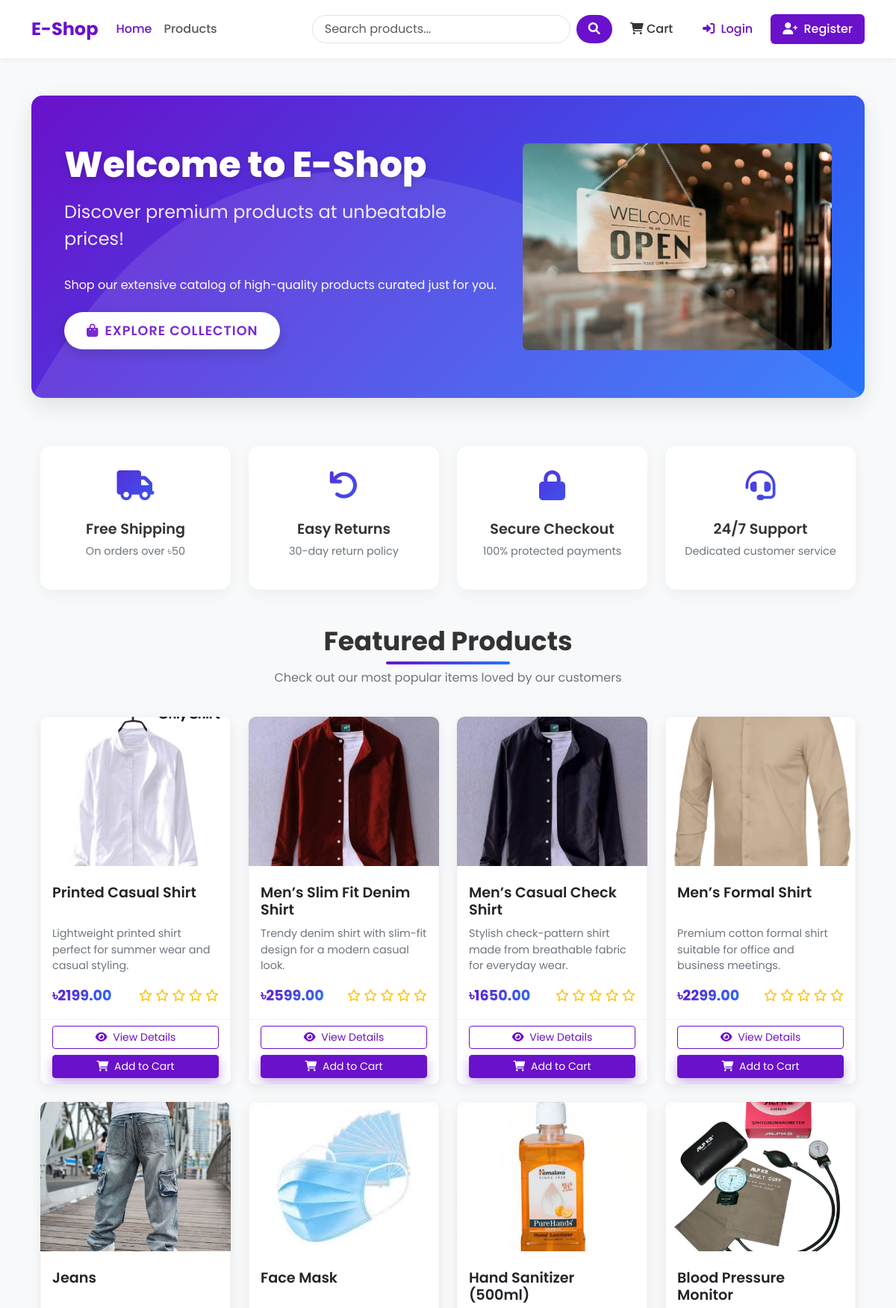
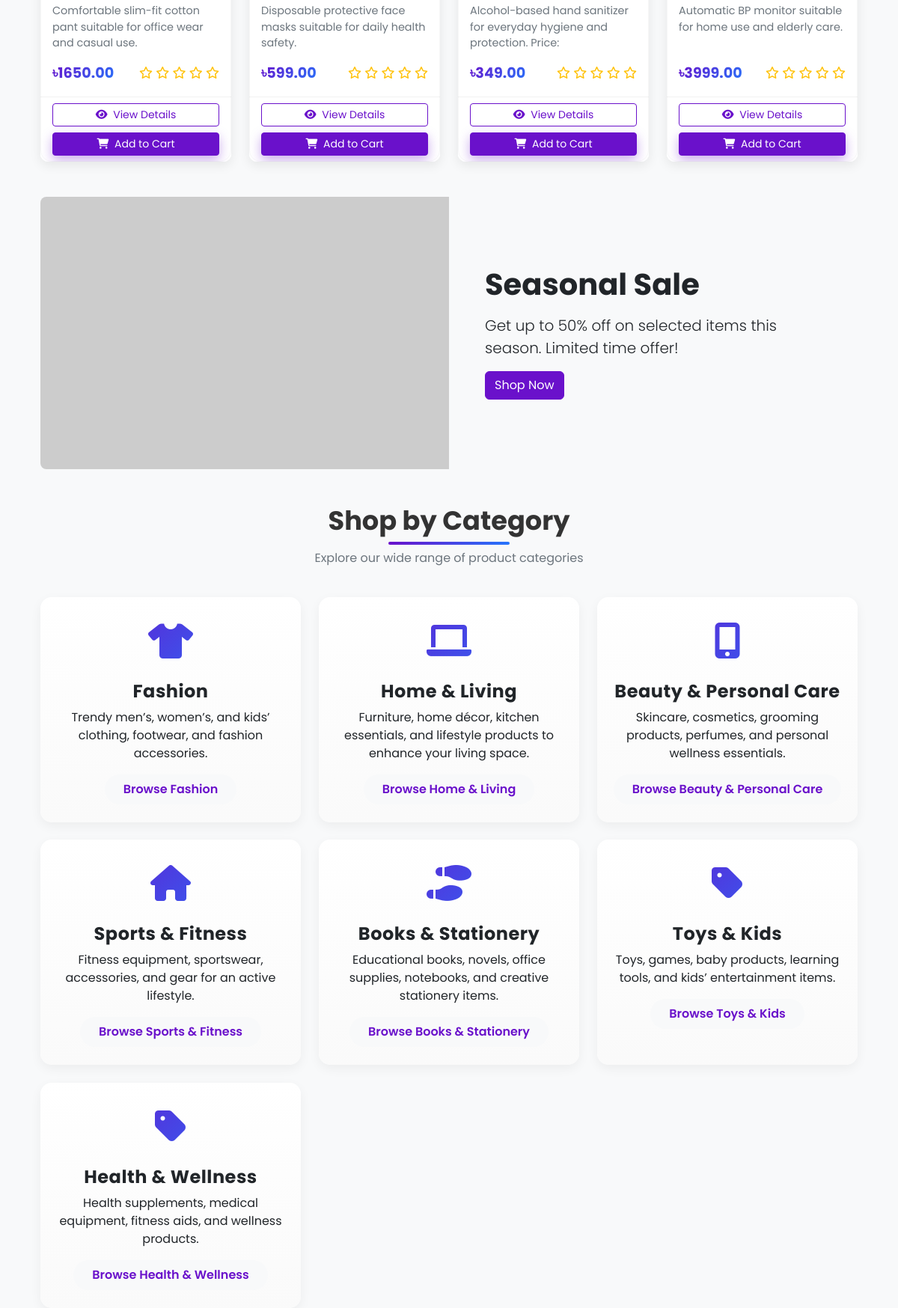
The page / (upper part) on the database its author committed (2 pictures, top to bottom).
### shop/models.py (models this page shows, shortened)
class Product(models.Model):
    name = models.CharField(max_length=100)
    slug = models.SlugField(max_length=200, unique=True)
    category = models.ForeignKey(Category, on_delete=models.CASCADE, related_name='products')
    description = models.TextField()
    price = models.DecimalField(max_digits=10, decimal_places=2)
    stock = models.PositiveBigIntegerField(default=1)
    available = models.BooleanField(default=True)
    created_at = models.DateTimeField(auto_now_add=True)
    updated_at = models.DateTimeField(auto_now=True)
    image = models.ImageField(upload_to='products/%Y/%m/%d') # products/25/10/2025

class Category(models.Model):
    name = models.CharField(max_length=100)
    slug = models.SlugField(max_length=100, unique=True)
    description = models.TextField()
    class Meta:
        verbose_name_plural = 'Categories'

### shop/views.py (the view)
# urls.py: path('', views.home, name="home"),
def home(request):
    featured_products = Product.objects.filter(available=True).order_by('-created_at')[:8] # descending order
    categories = Category.objects.all()
    return render(request, 'shop/home.html', {'featured_products' : featured_products, 'categories' : categories})

### shop/context_processors.py (called while the page is built)
def cart_items_count(request):
    if request.user.is_authenticated:
        try:
            cart = Cart.objects.get(user=request.user)
            return {'cart_items_count' : cart.get_total_items()}
        except Cart.DoesNotExist:
            return {'cart_items_count' : 0}
    return {'cart_items_count' : 0}

### templates/shop/home.html (shortened to what this page needs)
{% extends 'base.html' %}
{% load static %}
{% block content %}
<div class="hero-section mt-5">
    <div class="container">
        <div class="row align-items-center">
            <div class="col-lg-7">
                <h1 class="hero-title">Welcome to E-Shop</h1>
                <p class="hero-subtitle">Discover premium products at unbeatable prices!</p>
                <p class="mb-4">Shop our extensive catalog of high-quality products curated just for you.</p>
                <a class="btn hero-btn" href="{% url 'product_list' %}">
                    <i class="fas fa-shopping-bag me-2"></i>Explore Collection
                </a>
            </div>
            <div class="col-lg-5 d-none d-lg-block">
                <div class="text-center">
                    <img src="{% static 'welcome.jpg' %}" alt="Welcome to E-Shop" class="img-fluid rounded-3">
                </div>
            </div>
        </div>
    </div>
</div>
<div id="featuredCarousel" class="carousel slide mb-5" data-bs-ride="carousel">
<div class="container mb-5">
    <div class="row g-4">
        <div class="col-md-3">
            <div class="feature-item">
                <div class="feature-icon">
                    <i class="fas fa-truck"></i>
                </div>
                <h3 class="feature-title">Free Shipping</h3>
                <p class="feature-desc">On orders over ৳50</p>
            </div>
        </div>
        <div class="col-md-3">
            <div class="feature-item">
                <div class="feature-icon">
                    <i class="fas fa-undo"></i>
                </div>
                <h3 class="feature-title">Easy Returns</h3>
                <p class="feature-desc">30-day return policy</p>
            </div>
        </div>
        <div class="col-md-3">
            <div class="feature-item">
                <div class="feature-icon">
                    <i class="fas fa-lock"></i>
                </div>
                <h3 class="feature-title">Secure Checkout</h3>
                <p class="feature-desc">100% protected payments</p>
            </div>
        </div>
        <div class="col-md-3">
            <div class="feature-item">
                <div class="feature-icon">
                    <i class="fas fa-headset"></i>
                </div>
                <h3 class="feature-title">24/7 Support</h3>
                <p class="feature-desc">Dedicated customer service</p>
            </div>
        </div>
    </div>
</div>
<div class="container">
    <div class="section-header">
        <h2 class="section-title">Featured Products</h2>
        <p class="section-subtitle">Check out our most popular items loved by our customers</p>
    </div>
    <div class="row row-cols-1 row-cols-md-2 row-cols-lg-4 g-4">
        {% for product in featured_products %}
        <div class="col">
            <div class="card h-100 product-card">
                <div class="product-img-container">
                    {% if product.image %}
                    <img src="{{ product.image.url }}" class="product-img" alt="{{ product.name }}">
                    {% else %}
                    <div class="bg-light text-center p-5">
                        <i class="fas fa-image fa-3x text-muted"></i>
                    </div>
                    {% endif %}
                </div>
                <div class="card-body">
                    <h5 class="product-title">{{ product.name }}</h5>
                    <p class="product-desc">{{ product.description|truncatechars:100 }}</p>
                    <div class="d-flex justify-content-between align-items-center">
                        <span class="product-price">৳{{ product.price }}</span>
                        <div class="rating">
                            {% for i in "12345" %}
                            {% if forloop.counter <= product.average_rating %} <i class="fas fa-star"></i>
                                {% else %}
                                <i class="far fa-star"></i>
                                {% endif %}
                                {% endfor %}
                        </div>
                    </div>
                </div>
                <div class="card-footer">
                    <div class="d-grid gap-2">
                        <a href="{% url 'product_detail' product.slug %}" class="btn btn-sm btn-outline-primary">
                            <i class="fas fa-eye me-1"></i> View Details
                        </a>
                        <form action="{% url 'cart_add' product.id %}" method="post">
                            <button type="submit" class="btn btn-sm btn-primary w-100">
                                <i class="fas fa-shopping-cart me-1"></i> Add to Cart
                            </button>
                        </form>
                    </div>
                </div>
            </div>
        </div>
        {% empty %}
        <div class="col-12">
            <div class="alert alert-info">No featured products available at the moment.</div>
        </div>
        {% endfor %}
    </div>
</div>
<div class="container mt-5 mb-5">
    <div class="card border-0 bg-light rounded-3 overflow-hidden">
        <div class="row g-0">
            <div class="col-md-6 d-none d-md-block">
                <img src="https://placehold.co/600x400/2575fc/FFFFFF.png?text=Seasonal+Sale+50%+Off" alt="Seasonal sale"
                    class="img-fluid" style="height: 100%; object-fit: cover;">
            </div>
            <div class="col-md-6 p-5 d-flex align-items-center">
                <div>
                    <h3 class="display-6 fw-bold mb-3">Seasonal Sale</h3>
                    <p class="lead">Get up to 50% off on selected items this season. Limited time offer!</p>
                    <a href="{% url 'product_list' %}" class="btn btn-primary">Shop Now</a>
                </div>
            </div>
        </div>
    </div>
</div>
<div class="container">
    <div class="section-header">
        <h2 class="section-title">Shop by Category</h2>
        <p class="section-subtitle">Explore our wide range of product categories</p>
    </div>
    <div class="row row-cols-1 row-cols-md-2 row-cols-lg-3 g-4">
        {% for category in categories %}
        <div class="col">
            <div class="card h-100 category-card">
                <div class="card-body text-center py-4">
                    <div class="category-icon">
                        <i class="fas fa-{% if forloop.counter == 1 %}tshirt{% elif forloop.counter == 2 %}laptop{% elif forloop.counter == 3 %}mobile-alt{% elif forloop.counter == 4 %}home{% elif forloop.counter == 5 %}shoe-prints{% else %}tag{% endif %}"></i>
                    </div>
                    <h3 class="category-title">{{ category.name }}</h3>
                    <p class="card-text">{{ category.description|truncatechars:100 }}</p>
                    <a href="{% url 'product_list_by_category' category.slug %}" class="btn category-btn">
                        Browse {{ category.name }}
                    </a>
                </div>
            </div>
        </div>
        {% empty %}
        <div class="col-12">
            <div class="alert alert-info">No categories available at the moment.</div>
        </div>
        {% endfor %}
    </div>
</div>
{% endblock %}

### templates/base.html (style rules this page uses)
:root { --primary-color: #6a11cb; --primary-dark: #5a0cb8; --primary-light: #7c4ddb; --secondary-color: #2575fc; --text-color: #333333; --text-light: #6c757d; --bg-light: #f8f9fa; --border-radius: 10px; --box-shadow: 0 5px 15px rgba(0, 0, 0, 0.08); }
body { font-family: 'Poppins', sans-serif; color: var(--text-color); display: flex; flex-direction: column; min-height: 100vh; padding-top: 80px; }
.product-card { border: none; border-radius: var(--border-radius); overflow: hidden; transition: transform 0.3s, box-shadow 0.3s; box-shadow: var(--box-shadow); }
.rating { color: #ffc107; }
.btn-primary { background-color: var(--primary-color); border-color: var(--primary-color); }
.btn-outline-primary { border-color: var(--primary-color); color: var(--primary-color); }

### rows shown on the page
Product: image (picture), name "Printed Casual Shirt", description "Lightweight printed shirt perfect for summer wear and casual styling.", price "2199.00"
Product: image (picture), name "Men’s Slim Fit Denim Shirt", description "Trendy denim shirt with slim-fit design for a modern casual look.", price "2599.00"
Product: image (picture), name "Men’s Casual Check Shirt", description "Stylish check-pattern shirt made from breathable fabric for everyday wear.", price "1650.00"
Product: image (picture), name "Men’s Formal Shirt", description "Premium cotton formal shirt suitable for office and business meetings.", price "2299.00"
Product: image (picture), name "Jeans", description "Comfortable slim-fit cotton pant suitable for office wear and casual use.", price "1650.00"
Product: image (picture), name "Face Mask", description "Disposable protective face masks suitable for daily health safety.", price "599.00"
Product: image (picture), name "Hand Sanitizer (500ml)", description "Alcohol-based hand sanitizer for everyday hygiene and protection. Price:", price "349.00"
Product: image (picture), name "Blood Pressure Monitor", description "Automatic BP monitor suitable for home use and elderly care.", price "3999.00"
Category: name "Fashion", description "Trendy men’s, women’s, and kids’ clothing, footwear, and fashion accessories."
Category: name "Home & Living", description "Furniture, home décor, kitchen essentials, and lifestyle products to enhance your living space."
Category: name "Beauty & Personal Care", description "Skincare, cosmetics, grooming products, perfumes, and personal wellness essentials."
Category: name "Sports & Fitness", description "Fitness equipment, sportswear, accessories, and gear for an active lifestyle."
Category: name "Books & Stationery", description "Educational books, novels, office supplies, notebooks, and creative stationery items."
Category: name "Toys & Kids", description "Toys, games, baby products, learning tools, and kids’ entertainment items."
Category: name "Health & Wellness", description "Health supplements, medical equipment, fitness aids, and wellness products."
